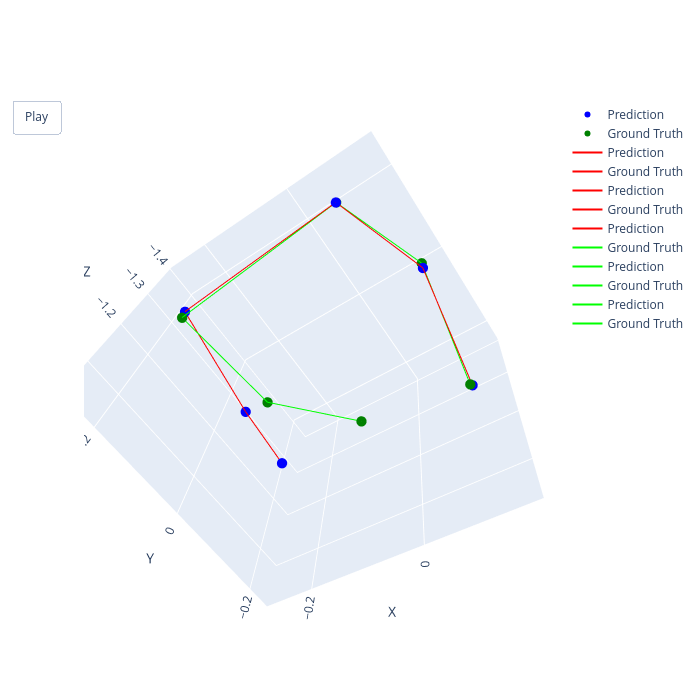

Source (notebook cell):
### Code cell
import numpy as np
import plotly.graph_objects as go
from ipywidgets import interactive, IntSlider
from IPython.display import display

updated_connections = [
    (0, 1), (1, 2),  # Right arm
    (3, 4), (4, 5),  # Left arm
    (2, 3),  # Connection between arms
]

def update_plot(pred):
    # First dataset processing
    data = hf.reverse_normalization(predicted_positions[pred], medians_pos, iqrs_pos)
    #data = predicted_positions[pred]


    if len(data.shape) == 1:
        print("Data is a scalar or has unexpected shape.")
        return np.zeros((1, 3)), [], np.zeros((1, 3)), []
    else:
        valid_keypoints = ~np.isnan(data[:, :3]).any(axis=1)
        filtered_data = data[valid_keypoints]

        # Create mapping from old indices to new indices after NaN removal
        index_mapping = {old_index: new_index for new_index, old_index in enumerate(np.where(valid_keypoints)[0])}
        # Create new connections for the first dataset
        new_connections = [(index_mapping[start], index_mapping[end])
                           for start, end in updated_connections
                           if start in index_mapping and end in index_mapping]

    # Second dataset processing
    data_y = hf.reverse_normalization(combined_Y_pos[batchnum][pred], medians_pos, iqrs_pos)
    #data_y = combined_Y_pos[batchnum][pred]


    if len(data_y.shape) == 1:
        print("Data_y is a scalar or has unexpected shape.")
        return np.zeros((1, 3)), [], np.zeros((1, 3)), []
    else:
        valid_keypoints_y = ~np.isnan(data_y[:, :3]).any(axis=1)
        filtered_data_y = data_y[valid_keypoints_y]

        # Create mapping from old indices to new indices for the second dataset
        index_mapping_y = {old_index: new_index for new_index, old_index in enumerate(np.where(valid_keypoints_y)[0])}
        # Create new connections for the second dataset
        new_connections_y = [(index_mapping_y[start], index_mapping_y[end])
                             for start, end in updated_connections
                             if start in index_mapping_y and end in index_mapping_y]

    return filtered_data, new_connections, filtered_data_y, new_connections_y

# Calculate overall axis limits
# all_data = np.vstack([hf.reverse_normalization(pos, medians_pos, iqrs_pos) for pos in predicted_positions] +
#                      [hf.reverse_normalization(combined_Y_pos[batchnum][i], medians_pos, iqrs_pos) for i in range(len(predicted_positions))])

all_data = np.vstack([hf.reverse_normalization(pos, medians_pos, iqrs_pos) for pos in predicted_positions] +
                     [hf.reverse_normalization(combined_Y_pos[batchnum][i], medians_pos, iqrs_pos) for i in range(len(predicted_positions))])

# Ensure all_data is 3D
if all_data.ndim < 3:
    print(f"Warning: all_data has unexpected shape: {all_data.shape}")
    all_data = all_data.reshape(-1, 1, 3)  # Reshape to 3D

# Calculate min and max values for each axis
x_min, y_min, z_min = np.nanmin(all_data, axis=(0, 1))
x_max, y_max, z_max = np.nanmax(all_data, axis=(0, 1))

# Check if any of the values are NaN and replace with default values if necessary
if np.isnan(x_min) or np.isnan(x_max):
    print("Warning: X-axis limits contain NaN. Using default values.")
    x_min, x_max = -1, 1
if np.isnan(y_min) or np.isnan(y_max):
    print("Warning: Y-axis limits contain NaN. Using default values.")
    y_min, y_max = -1, 1
if np.isnan(z_min) or np.isnan(z_max):
    print("Warning: Z-axis limits contain NaN. Using default values.")
    z_min, z_max = -1, 1

# Add padding
padding = 0.1
x_range = x_max - x_min
y_range = y_max - y_min
z_range = z_max - z_min
x_min -= x_range * padding
x_max += x_range * padding
y_min -= y_range * padding
y_max += y_range * padding
z_min -= z_range * padding
z_max += z_range * padding

# Initialize the plot
fig = go.Figure()

# Add initial traces (these will be updated later)
scatter = fig.add_trace(go.Scatter3d(x=[0], y=[0], z=[0], mode='markers', marker=dict(size=6, color='blue'), name='Prediction'))
scatter_y = fig.add_trace(go.Scatter3d(x=[0], y=[0], z=[0], mode='markers', marker=dict(size=6, color='green'), name='Ground Truth'))

for _ in range(len(updated_connections)):
    fig.add_trace(go.Scatter3d(x=[0, 0], y=[0, 0], z=[0, 0], mode='lines', line=dict(color='red', width=2), name='Prediction'))
    fig.add_trace(go.Scatter3d(x=[0, 0], y=[0, 0], z=[0, 0], mode='lines', line=dict(color='lime', width=2), name='Ground Truth'))

# Set layout
fig.update_layout(
    scene=dict(
        xaxis=dict(title='X', range=[x_min, x_max], autorange=False),
        yaxis=dict(title='Y', range=[y_min, y_max], autorange=False),
        zaxis=dict(title='Z', range=[z_min, z_max], autorange=False),
        aspectmode='cube',
        camera=dict(
            eye=dict(x=1.5, y=1.5, z=1.5),  # Adjust camera position
                up=dict(x=0, y=1, z=0)  # Set up direction to positive z-axis
        )
    ),
    updatemenus=[dict(
        type='buttons',
        showactive=False,
        buttons=[dict(label='Play',
                      method='animate',
                      args=[None, dict(frame=dict(duration=500, redraw=True), fromcurrent=True, mode='immediate')])]
    )],
    height=700,
    width=700
)

# Create frames for animation
frames = []
for pred in range(len(predicted_positions)):
    filtered_data, new_connections, filtered_data_y, new_connections_y = update_plot(pred)
    
    frame = go.Frame(
        data=[
            go.Scatter3d(x=filtered_data[:, 0], y=filtered_data[:, 1], z=filtered_data[:, 2], mode='markers', marker=dict(size=6, color='blue')),
            go.Scatter3d(x=filtered_data_y[:, 0], y=filtered_data_y[:, 1], z=filtered_data_y[:, 2], mode='markers', marker=dict(size=6, color='green'))
        ] +
        [go.Scatter3d(x=[filtered_data[start, 0], filtered_data[end, 0]], 
                      y=[filtered_data[start, 1], filtered_data[end, 1]], 
                      z=[filtered_data[start, 2], filtered_data[end, 2]], 
                      mode='lines', line=dict(color='red', width=2))
         for start, end in new_connections] +
        [go.Scatter3d(x=[filtered_data_y[start, 0], filtered_data_y[end, 0]], 
                      y=[filtered_data_y[start, 1], filtered_data_y[end, 1]], 
                      z=[filtered_data_y[start, 2], filtered_data_y[end, 2]], 
                      mode='lines', line=dict(color='lime', width=2))
         for start, end in new_connections_y],
        name=str(pred)
    )
    frames.append(frame)

fig.frames = frames

# Add slider
sliders = [dict(
    steps=[dict(method='animate',
                args=[[str(i)], dict(mode='immediate', frame=dict(duration=500, redraw=True), transition=dict(duration=0))],
                label=str(i)) for i in range(len(predicted_positions))],
    transition=dict(duration=0),
    x=0,
    y=0, 
    currentvalue=dict(font=dict(size=12), prefix='Frame: ', visible=True, xanchor='center'),
    len=1.0
)]

fig.update_layout(sliders=sliders)

# Show the figure
fig.show()

### Figure 1 — Plotly figure (JSON) as saved in the notebook; plotly's stock layout.template omitted (floating-point values rounded to 4 significant figures)
{"data": [{"marker": {"color": "blue", "size": 6}, "mode": "markers", "name": "Prediction", "type": "scatter3d", "x": [-0.1188, -0.249, -0.2175, 0.1017, 0.1433, 0.1279], "y": [-0.02612, -0.02354, 0.2165, 0.2305, 0.005213, -0.2072], "z": [-1.063, -1.246, -1.251, -1.267, -1.354, -1.256]}, {"marker": {"color": "green", "size": 6}, "mode": "markers", "name": "Ground Truth", "type": "scatter3d", "x": [-0.009749, -0.207, -0.2183, 0.1002, 0.1415, 0.1258], "y": [-0.06682, -0.03324, 0.2139, 0.2286, 0.004781, -0.2019], "z": [-1.122, -1.255, -1.236, -1.273, -1.376, -1.255]}, {"line": {"color": "red", "width": 2}, "mode": "lines", "name": "Prediction", "type": "scatter3d", "x": [-0.1188, -0.249], "y": [-0.02612, -0.02354], "z": [-1.063, -1.246]}, {"line": {"color": "red", "width": 2}, "mode": "lines", "name": "Ground Truth", "type": "scatter3d", "x": [-0.249, -0.2175], "y": [-0.02354, 0.2165], "z": [-1.246, -1.251]}, {"line": {"color": "red", "width": 2}, "mode": "lines", "name": "Prediction", "type": "scatter3d", "x": [0.1017, 0.1433], "y": [0.2305, 0.005213], "z": [-1.267, -1.354]}, {"line": {"color": "red", "width": 2}, "mode": "lines", "name": "Ground Truth", "type": "scatter3d", "x": [0.1433, 0.1279], "y": [0.005213, -0.2072], "z": [-1.354, -1.256]}, {"line": {"color": "red", "width": 2}, "mode": "lines", "name": "Prediction", "type": "scatter3d", "x": [-0.2175, 0.1017], "y": [0.2165, 0.2305], "z": [-1.251, -1.267]}, {"line": {"color": "lime", "width": 2}, "mode": "lines", "name": "Ground Truth", "type": "scatter3d", "x": [-0.009749, -0.207], "y": [-0.06682, -0.03324], "z": [-1.122, -1.255]}, {"line": {"color": "lime", "width": 2}, "mode": "lines", "name": "Prediction", "type": "scatter3d", "x": [-0.207, -0.2183], "y": [-0.03324, 0.2139], "z": [-1.255, -1.236]}, {"line": {"color": "lime", "width": 2}, "mode": "lines", "name": "Ground Truth", "type": "scatter3d", "x": [0.1002, 0.1415], "y": [0.2286, 0.004781], "z": [-1.273, -1.376]}, {"line": {"color": "lime", "width": 2}, "mode": "lines", "name": "Prediction", "type": "scatter3d", "x": [0.1415, 0.1258], "y": [0.004781, -0.2019], "z": [-1.376, -1.255]}, {"line": {"color": "lime", "width": 2}, "mode": "lines", "name": "Ground Truth", "type": "scatter3d", "x": [-0.2183, 0.1002], "y": [0.2139, 0.2286], "z": [-1.236, -1.273]}], "layout": {"height": 700, "scene": {"aspectmode": "cube", "aspectratio": {"x": 1, "y": 1, "z": 1}, "camera": {"center": {"x": 0, "y": 0, "z": 0}, "eye": {"x": 0.7939, "y": 0.773, "z": 1.932}, "projection": {"type": "perspective"}, "up": {"x": 0.449, "y": 0.7506, "z": -0.4847}}, "xaxis": {"autorange": false, "range": [-0.2883, 0.1825], "title": {"text": "X"}, "type": "linear"}, "yaxis": {"autorange": false, "range": [-0.2509, 0.2742], "title": {"text": "Y"}, "type": "linear"}, "zaxis": {"autorange": false, "range": [-1.407, -1.032], "title": {"text": "Z"}, "type": "linear"}}, "sliders": [{"currentvalue": {"font": {"size": 12}, "prefix": "Frame: ", "visible": true, "xanchor": "center"}, "len": 1, "steps": [{"args": [["0"], {"frame": {"duration": 500, "redraw": true}, "mode": "immediate", "transition": {"duration": 0}}], "label": "0", "method": "animate"}], "transition": {"duration": 0}, "x": 0, "y": 0}], "updatemenus": [{"active": 0, "buttons": [{"args": [null, {"frame": {"duration": 500, "redraw": true}, "fromcurrent": true, "mode": "immediate"}], "label": "Play", "method": "animate"}], "showactive": false, "type": "buttons"}], "width": 700}}
